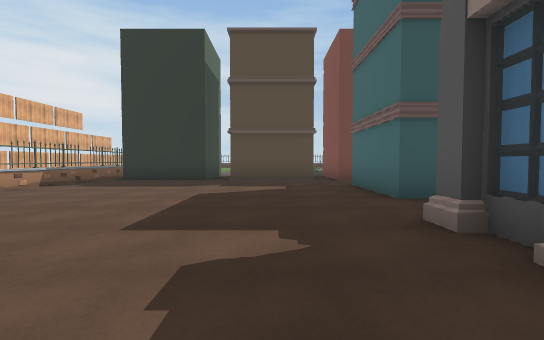
View 1 (above)

21 first-person views from a walk through a scene from a Unity 3-D project. The camera is 1.2 m above the floor, tilts 2° down and sees 90° across. The floor is counted in squares, 2 m on a side. Each view is taken from the middle of a square. On the plan, view 1 faces up. The plan holds only what a view shows up to about 9 squares ahead; the rest is blank. The place goes on beyond the plan. The player character is not drawn. Some surface patterns are stand-ins.

View 2
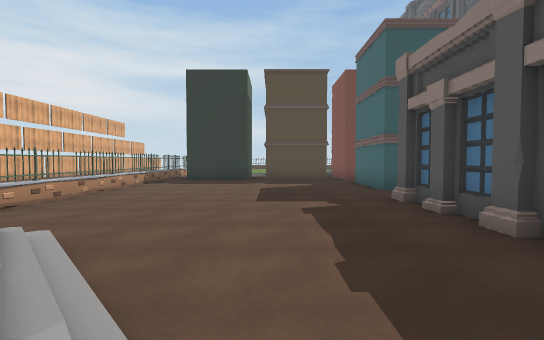

View 3
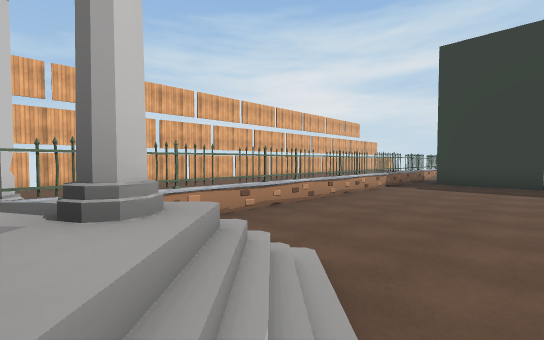

View 4
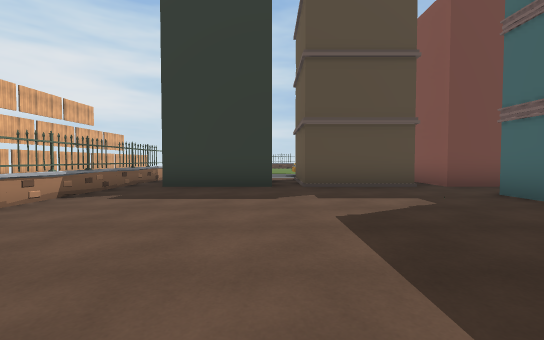

View 5
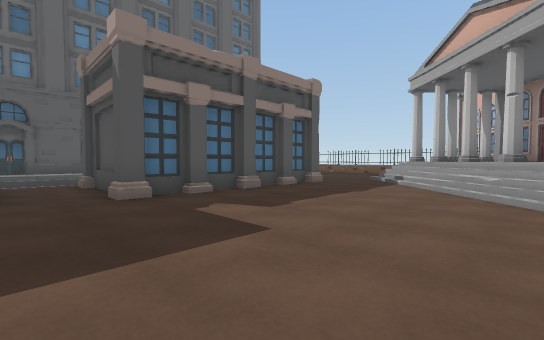

View 6
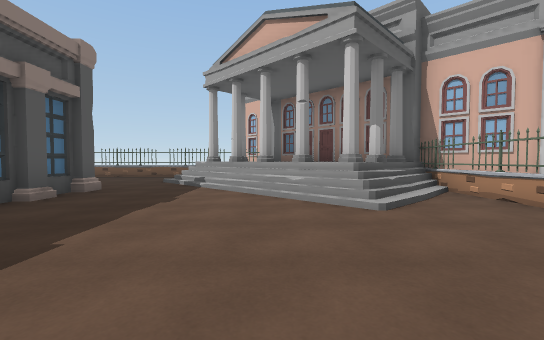

View 7
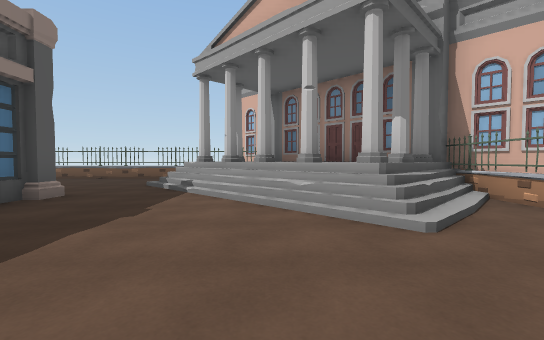

View 8
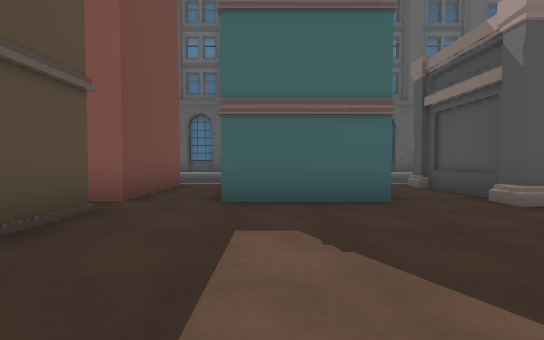

View 9
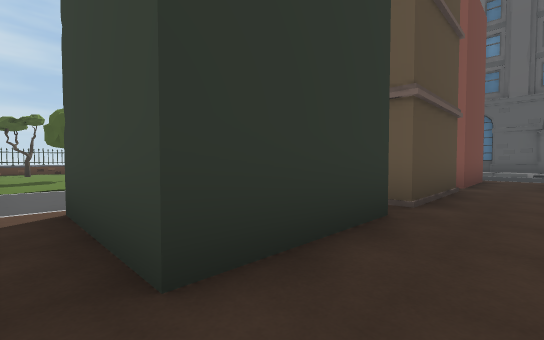

View 10
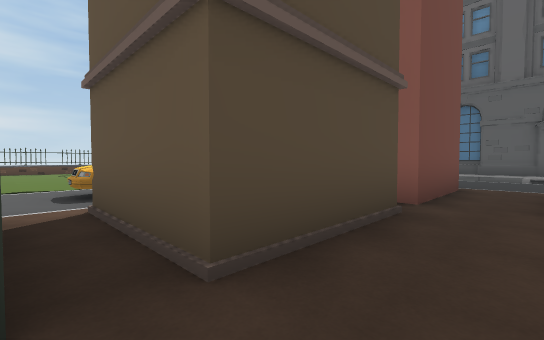

View 11
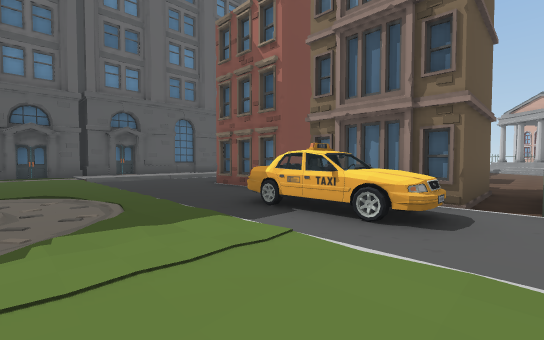

View 12
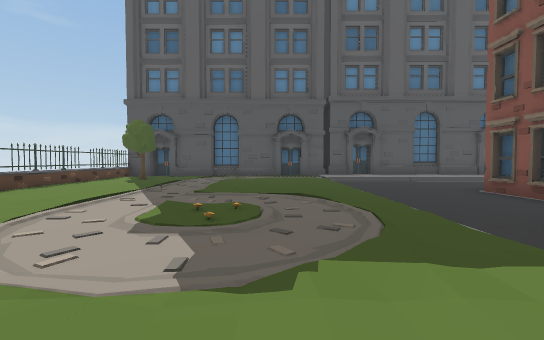

View 13
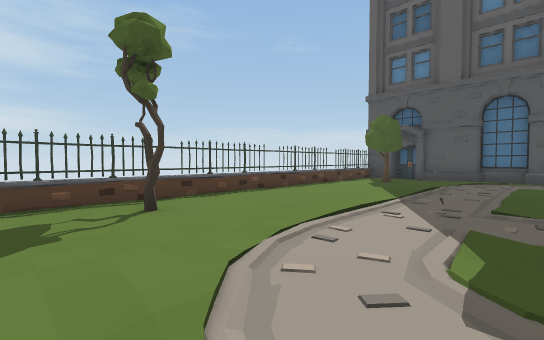

View 14
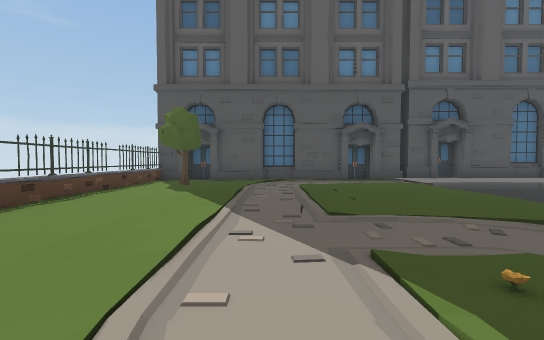

View 15
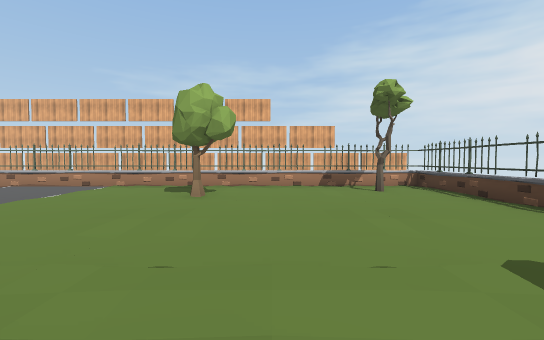

View 16
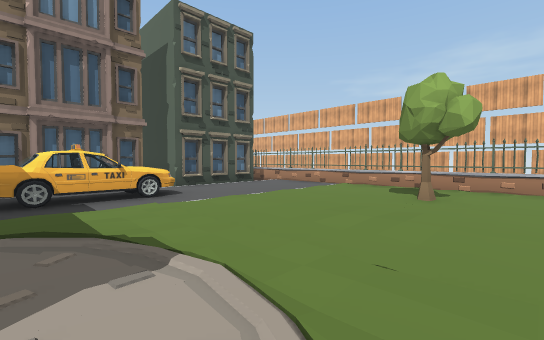

View 17
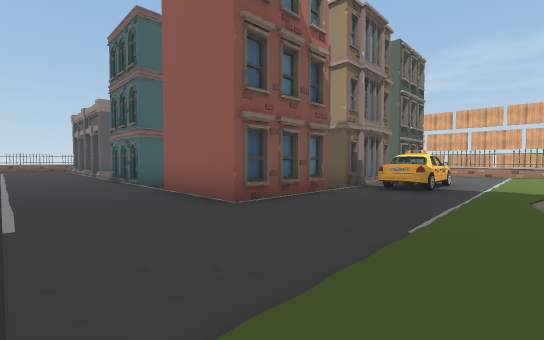

View 18
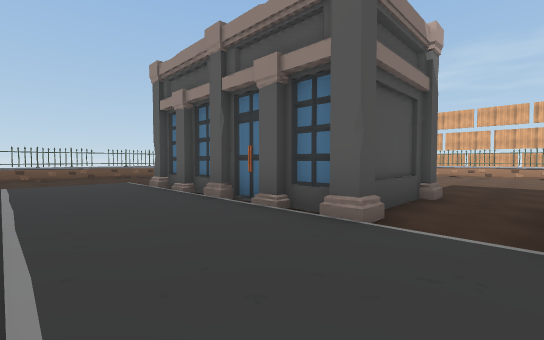

View 19
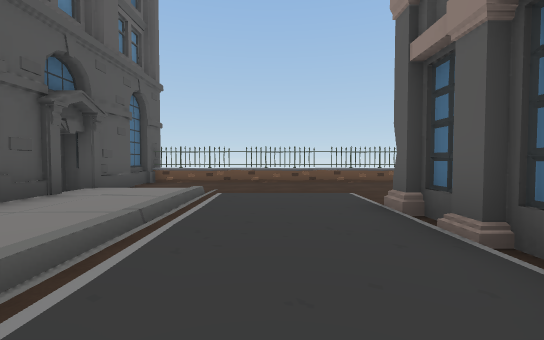

View 20
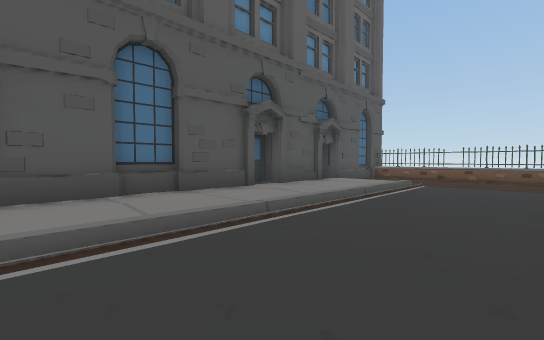

View 21
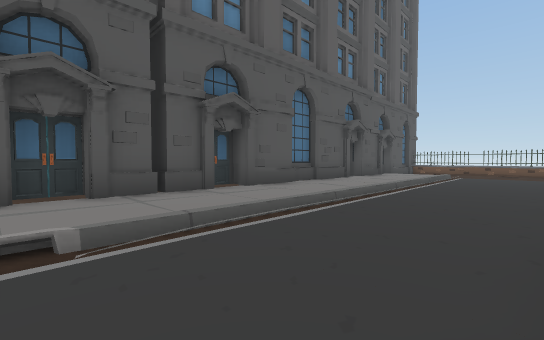

### Floor plan
Key: @ floor where view 1 was taken; # wall or solid block; . main floor; : floor 0.25 m higher than the main floor; / step, stairs or slope; = window, fence, low wall or low ledge; T tree; O other object.
Columns run from 7 left of view 1 to 10 right of it. Each row starts with its distance up from view 1.
 21  #### O#O##O#O####
 20  #O::  .:::..:::O#
 19  = T    T      T.#
 18  #     ::::::::::#
 17  =O    :........:#
 16  #:T   :.O.::::.:#
 15  #O  :.:.O.:  :.:#
 14  =    .:::::  :.:#
 13  #............/:O#
 12  =....OOO...../  #
 11  #.///......../  #
 10  #.#########../ O#
  9  =.#########../  #
  8  #............/ O#
  7  =............=  #
  6  #.......###../  #
  5  #.......###../ O#
  4  =............/  #
  3  #............/ :#
  2  #.......###../ O#
  1  #.......###../ :#
  0  #.....@.###../ O#
 -1  #.//....###../  #
 -2 ####//...###../ O#
 -3  ##  #/... .../ :#
 -4   #   #/....../  #
 -5       ##/........#
 -6     ##   ........#
 -7      ###=#=##=#=##

Positions as (right, up) in squares from view 1, and headings:
1: (0, 0), facing up
2: (-1, -3), facing up
3: (-2, -2), facing up-left
4: (-2, 2), facing up
5: (-3, 4), facing down-right
6: (-2, 3), facing down
7: (-2, 2), facing down
8: (-2, 6), facing right
9: (-5, 7), facing up-right
10: (-2, 7), facing up-right
11: (-2, 15), facing down-right
12: (-1, 15), facing right
13: (0, 16), facing up-right
14: (1, 17), facing right
15: (1, 17), facing left
16: (1, 17), facing down-left
17: (7, 14), facing down-left
18: (7, 4), facing down-left
19: (6, 1), facing down
20: (5, 3), facing down-right
21: (5, 7), facing down-right
